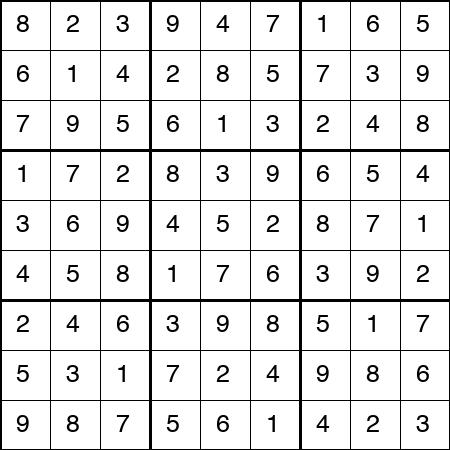
#> input picture backend/solved_sudoku.jpg, 450 x 450 px
$ python -i warpimage.py   (imports and definitions only)
#> lines starting #> are read from the running program, lines starting #| are printed output that depends on the picture; after the words box and inside, x2 and y2 are one past the last pixel; in counts of white or black regions, pixels touching at a corner belong together
#> further down, picture is the input picture: shape (450, 450, 3); min 0, max 255, mean 229.4
import numpy as np
import cv2

def warp_image(img):
    corners = find_corners(img)
    if corners is None:
        return None
    return warp_perspective(img, corners)

def order_points(pts):
    # Order points: top-left, top-right, bottom-right, bottom-left
    rect = np.zeros((4, 2), dtype="float32")
    s = pts.sum(axis=1)
    rect[0] = pts[np.argmin(s)]  # top-left
    rect[2] = pts[np.argmax(s)]  # bottom-right
    diff = np.diff(pts, axis=1)
    rect[1] = pts[np.argmin(diff)]  # top-right
    rect[3] = pts[np.argmax(diff)]  # bottom-left
    return rect

def find_corners(img):
    # Find the 4 corners of the sudoku grid
    gray = cv2.cvtColor(img, cv2.COLOR_BGR2GRAY)
    blur = cv2.GaussianBlur(gray, (5, 5), 0)
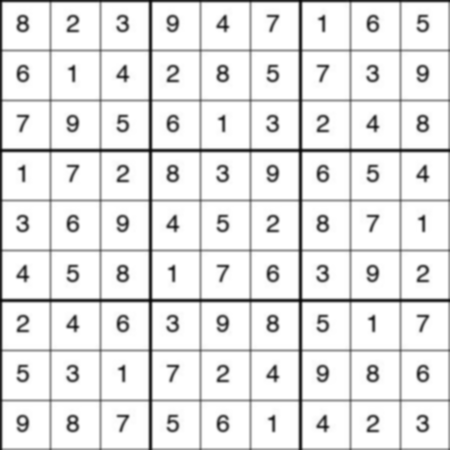
#> blur: shape (450, 450); min 6, max 255, mean 229.8
    thresh = cv2.adaptiveThreshold(blur, 255, cv2.ADAPTIVE_THRESH_GAUSSIAN_C,
                                   cv2.THRESH_BINARY_INV, 11, 2)
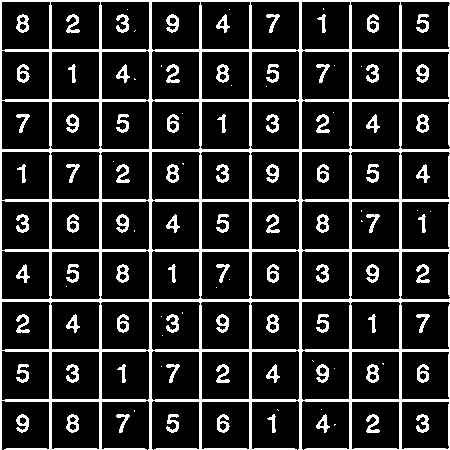
#> thresh: shape (450, 450); 16.8% white; 115 white regions (33 under 20 px)

    contours, _ = cv2.findContours(thresh, cv2.RETR_EXTERNAL, cv2.CHAIN_APPROX_SIMPLE)
#> contours = 15 contours, 4 with area under 20; largest, box (x1, y1, x2, y2) and area: (0, 0, 450, 450) 178968, (416, 114, 429, 133) 168, (16, 414, 29, 433) 139, (316, 414, 330, 433) 103, (416, 164, 430, 183) 102
    if not contours:
        return None

    largest = max(contours, key=cv2.contourArea)
#> largest = contour of 153 points, box (x1, y1, x2, y2) (0, 0, 450, 450), area 178968
    peri = cv2.arcLength(largest, True)
#> peri = 3668.9
    approx = cv2.approxPolyDP(largest, 0.02 * peri, True)
#> approx = [[0, 0], [0, 449], [449, 449], [449, 0]]

    if len(approx) == 4:
        return approx.reshape(4, 2).astype("float32")
    return None

def warp_perspective(img, corners, size=450):
    # Warp to a perfect square
#> called with corners = array of shape (4, 2), size = 450
    ordered = order_points(corners)
#> in order_points, `s = pts.sum(axis=1)`: s = [0, 449, 898, 449]
#> in order_points, `diff = np.diff(pts, axis=1)`: diff = [0, 449, 0, -449]
#> ordered = [[0, 0], [449, 0], [449, 449], [0, 449]]
    dst = np.array([[0, 0], [size-1, 0], [size-1, size-1], [0, size-1]], dtype="float32")
    M = cv2.getPerspectiveTransform(ordered, dst)
#> M = [[1, 0, 0], [0, 1, 0], [0, 0, 1]]
    return cv2.warpPerspective(img, M, (size, size))

>>> import cv2
>>> picture = cv2.imread('../../solved_sudoku.jpg')
>>> result = warp_image(picture)
